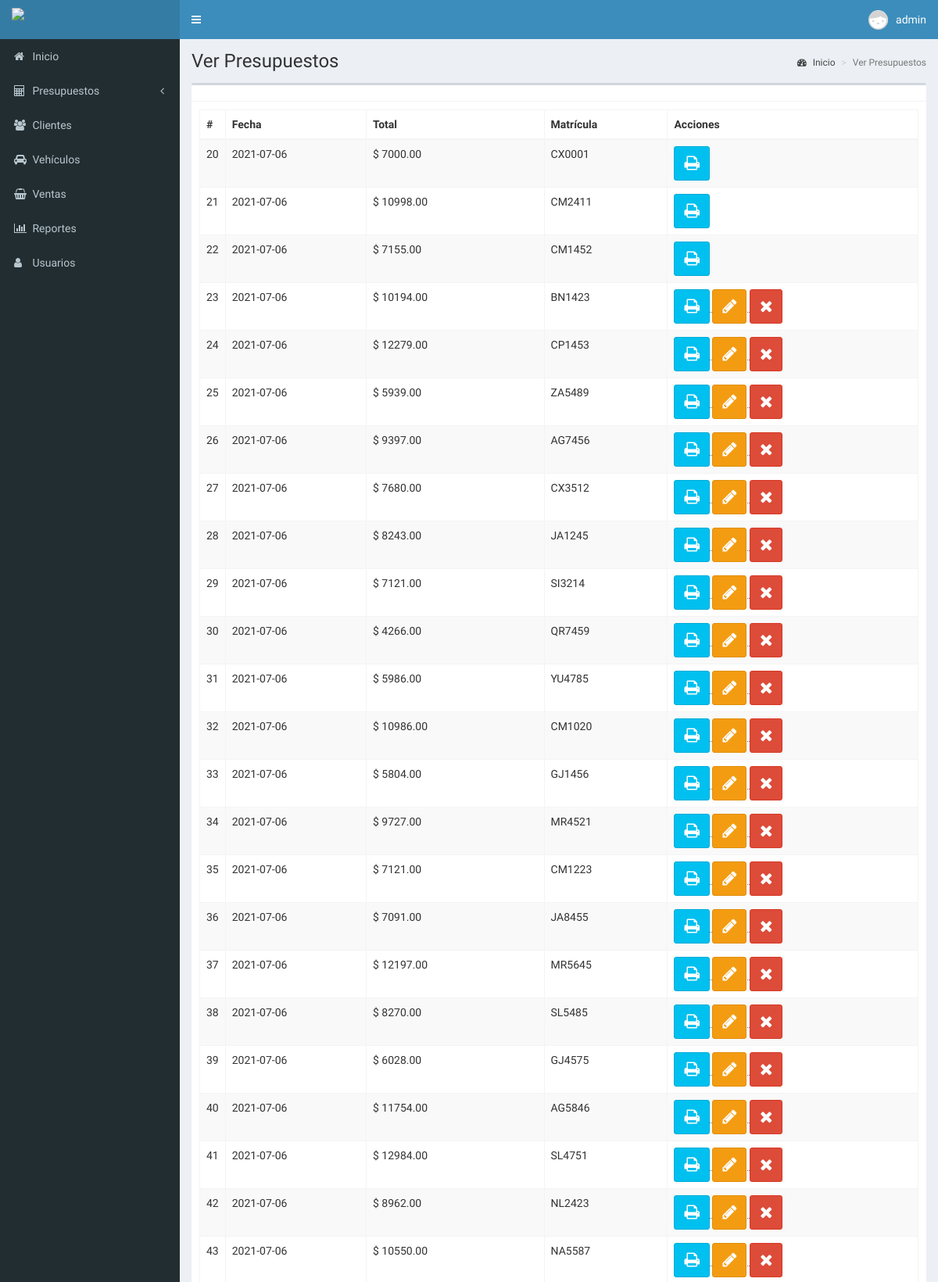
The page /ver-presupuestos (signed in, upper part) on the database its author committed.
### tables this page shows
CREATE TABLE `presupuesto` (
  `folio_p` int(11) NOT NULL,
  `fecha` date DEFAULT NULL,
  `id_v` int(11) DEFAULT NULL,
  `total` decimal(10,2) DEFAULT NULL,
  `estado` tinyint(1) DEFAULT 0
);

CREATE TABLE `vehiculo` (
  `id_v` int(11) NOT NULL,
  `Matricula` varchar(50) DEFAULT NULL,
  `marca` varchar(50) DEFAULT NULL,
  `color` varchar(55) DEFAULT NULL,
  `observaciones` text DEFAULT NULL,
  `id_c` int(11) DEFAULT NULL,
  `modelo` varchar(40) NOT NULL
);

### controladores/plantilla.controlador.php (called while the page is built)
<?php
class ControladorPlantilla{
	public static function ctrPlantilla(){
		include "vistas/plantilla.php";
	}
}

### index.php (called while the page is built, shortened)
<?php
require_once "controladores/plantilla.controlador.php";
require_once "controladores/presupuesto.controlador.php";
require_once "controladores/reportes.controlador.php";
require_once "modelos/presupuesto.modelo.php";
$plantilla = new ControladorPlantilla();
$plantilla -> ctrPlantilla();

### controladores/presupuesto.controlador.php (called while the page is built, shortened)
<?php
class ControladorPresupuesto
{
    public static function ctrMostrarPresupuesto($item, $valor)
    {
        $tabla = "presupuesto";
        $respuesta = ModeloPresupuesto::MdlMostrarPresupuestoS($tabla, $item, $valor);
        return $respuesta;
    }
}

### modelos/conexion.php (called while the page is built)
<?php
class Conexion{
	 public static function conectar(){
		$link = new PDO("mysql:host=localhost;dbname=luismart",
			            "root",
			            "");
		$link -> exec("set names utf8");
		return $link;
	}
}

### modelos/presupuesto.modelo.php (called while the page is built, shortened)
<?php
require_once "conexion.php";
class ModeloPresupuesto
{
	public static function MdlMostrarPresupuestoS($tabla, $item, $valor)
	{
		if ($item != null) {
			$stmt = Conexion::conectar()->prepare("SELECT * FROM $tabla WHERE $item = :$item");
			$stmt->bindParam(":" . $item, $valor, PDO::PARAM_STR);
			$stmt->execute();
			return $stmt->fetch();
		} else {
			$stmt = Conexion::conectar()->prepare("SELECT * FROM $tabla as pre
			INNER JOIN vehiculo as veh
			WHERE pre.id_v = veh.id_v;
			");
			$stmt->execute();
			return $stmt->fetchAll();
		}
	}
}

### vistas/modulos/ver-presupuestos.php (the view, shortened to what this page needs)
<div class="content-wrapper">
  <section class="content-header">
    <h1>
      Ver Presupuestos
    </h1>
    <ol class="breadcrumb">
      <li><a href="#"><i class="fa fa-dashboard"></i> Inicio</a></li>
      <li class="active">Ver Presupuestos</li>
    </ol>
  </section>
  <section class="content">
    <div class="box">
      <div class="box-header with-border">
      </div>
      <div class="box-body">
        <table class="table table-bordered table-striped dt-responsive tablas" width="100%">
          <thead>
            <tr>
              <th style="width: 10px">#</th>
              <th>Fecha</th>
              <th>Total</th>
              <th>Matrícula</th>
              <th>Acciones</th>
            </tr>
          </thead>
          <tbody>
            <?php
            $item = null;
            $valor = null;
            $pre = ControladorPresupuesto::ctrMostrarPresupuesto($item, $valor);
            foreach ($pre as $key => $value) {
              echo '<tr>
                  <td>' . $value["folio_p"] . '</td>
                  <td>' . $value["fecha"] . '</td>
                  <td>$ ' . $value["total"] . '</td>
                  <td>' . $value["Matricula"] . '</td>';
                  if ($value["estado"] == 0){
                    echo '
                    <td>
                      <div class="btn-group">
                        <abbr id="toltipx" title="Imprimir presupuesto">
                        <button class="btn btn-info btnImprimirPresupuesto" idPre="' . $value["folio_p"] . '" ><i class="fa fa-print"></i></button>
                        </abbr>
                        <abbr id="toltipx" title="Editar presupuesto">
                        <button class="btn btn-warning btnEditarPre" idPre="' . $value["folio_p"] . '" data-toggle="modal" data-target="#modalEditarPresupuesto"><i class="fa fa-pencil"></i></button>
                        </abbr>
                        <abbr id="toltipx" title="Eliminar presupuesto">
                        <button class="btn btn-danger btnEliminarPresupuesto"  idPre="' . $value["folio_p"] . '"><i class="fa fa-times"></i></button>
                        </abbr>
                      </div>
                    </td>';
                  } else {
                    echo '
                    <td>
                      <div class="btn-group">
                        <abbr id="toltipx" title="Imprimir presupuesto">
                        <button class="btn btn-info btnImprimirPresupuesto" idPre="' . $value["folio_p"] . '" ><i class="fa fa-print"></i></button>
                        </abbr>
                      </div>
                    </td>';
                  }
                  echo '
                </tr>';
            }
            ?>
          </tbody>
        </table>
      </div>
  </section>
</div>

### vistas/css/style.css (style rules this page uses)
#toltipx { text-decoration: none; }
.btn { font-size: 1.5em; }

### rows shown on the page
presupuesto: folio_p "20", fecha "2021-07-06", total "7000.00", id_v.Matricula "CX0001"
presupuesto: folio_p "21", fecha "2021-07-06", total "10998.00", id_v.Matricula "CM2411"
presupuesto: folio_p "22", fecha "2021-07-06", total "7155.00", id_v.Matricula "CM1452"
presupuesto: folio_p "23", fecha "2021-07-06", total "10194.00", id_v.Matricula "BN1423"
presupuesto: folio_p "24", fecha "2021-07-06", total "12279.00", id_v.Matricula "CP1453"
presupuesto: folio_p "25", fecha "2021-07-06", total "5939.00", id_v.Matricula "ZA5489"
presupuesto: folio_p "26", fecha "2021-07-06", total "9397.00", id_v.Matricula "AG7456"
presupuesto: folio_p "27", fecha "2021-07-06", total "7680.00", id_v.Matricula "CX3512"
presupuesto: folio_p "28", fecha "2021-07-06", total "8243.00", id_v.Matricula "JA1245"
presupuesto: folio_p "29", fecha "2021-07-06", total "7121.00", id_v.Matricula "SI3214"
presupuesto: folio_p "30", fecha "2021-07-06", total "4266.00", id_v.Matricula "QR7459"
presupuesto: folio_p "31", fecha "2021-07-06", total "5986.00", id_v.Matricula "YU4785"
presupuesto: folio_p "32", fecha "2021-07-06", total "10986.00", id_v.Matricula "CM1020"
presupuesto: folio_p "33", fecha "2021-07-06", total "5804.00", id_v.Matricula "GJ1456"
presupuesto: folio_p "34", fecha "2021-07-06", total "9727.00", id_v.Matricula "MR4521"
presupuesto: folio_p "35", fecha "2021-07-06", total "7121.00", id_v.Matricula "CM1223"
presupuesto: folio_p "36", fecha "2021-07-06", total "7091.00", id_v.Matricula "JA8455"
presupuesto: folio_p "37", fecha "2021-07-06", total "12197.00", id_v.Matricula "MR5645"
presupuesto: folio_p "38", fecha "2021-07-06", total "8270.00", id_v.Matricula "SL5485"
presupuesto: folio_p "39", fecha "2021-07-06", total "6028.00", id_v.Matricula "GJ4575"
presupuesto: folio_p "40", fecha "2021-07-06", total "11754.00", id_v.Matricula "AG5846"
presupuesto: folio_p "41", fecha "2021-07-06", total "12984.00", id_v.Matricula "SL4751"
presupuesto: folio_p "42", fecha "2021-07-06", total "8962.00", id_v.Matricula "NL2423"
presupuesto: folio_p "43", fecha "2021-07-06", total "10550.00", id_v.Matricula "NA5587"

### other values the page prints
$_SESSION["nombre"] "admin"
